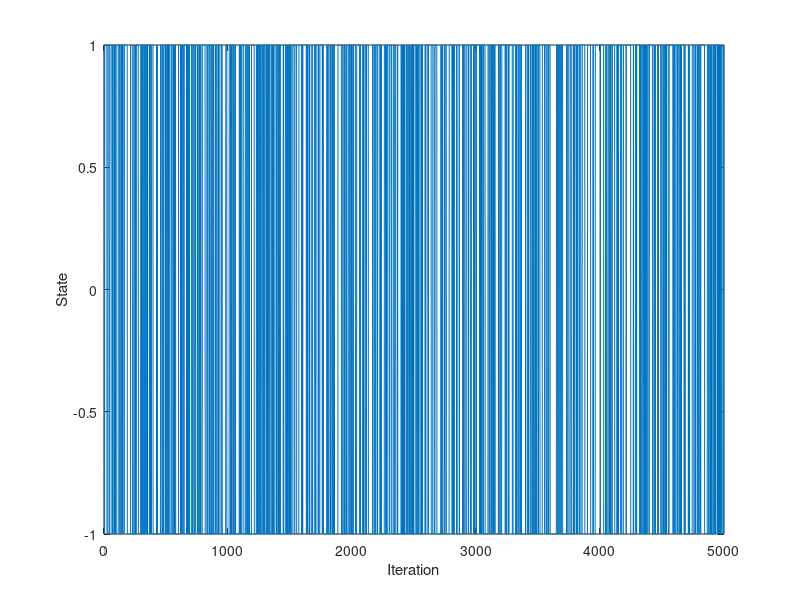

The MATLAB source for this figure: (Note: this script raises an error after producing the figure.)
%
% Time series analysis
% Computer exercise 3  
%
%
clear; 
close all;
% addpath('functions', '/data')     % Add this line to update the path
addpath('../functions', '../data')     % Add this line to update the path (Hanna)

%% Prep 1

% The Kalman filter

% Simulate N samples of a process to test our code
N = 1000;
A_sim = [1 -1.79 0.84];
e = 0.1*randn(N,1);
y = filter(A_sim, 1, e); % y is our simulated data (tested via pzmap that we got the poles in the right places)

% Define the state space equations
A = eye(2);
Re = [1e-6 0; 0 1e-6]; % State covariance matrix (We suspect zero values for parameters that don't change over time)
Rw = 0; % Observation variance, we think 0 for simulated data

% Set some initial values
xt_t1 = [0 0]'; % Initial state values: m0, expected value of x1 (WE CHANGED FROM xtt_1)
Rxx_1 = 10 * eye(2); % Initial state variance: Var X1, large V0 --> small trust in initial values

% Vectors to store values in
Xsave = zeros(2,N); % Stored states: For an AR(2) we have two hidden states, a1 and a2
ehat = zeros(1,N); % Prediction residual
yt1 = zeros(1,N); % One step prediction
yt2 = zeros(1,N); % Two step prediction

% The filter uses data up to time t-1 to predict value at t, then update
% using the prediction error. We start from t = 3, because we don't have
% the y values for t-3. We also stop at N - 2 as we don't have the true
% y-values for e.g. N + 1. 

for t=3:N-2
    Ct = [-y(t-1) -y(t-2)]; % C_{t | t-1}
    yhat(t) = Ct * xt_t1; % y_t{t | t-1}
    ehat(t) = y(t) - yhat(t); % e_t = y_t - y_{t | t-1}

    % Update
    Ryy = Ct * Rxx_1 * Ct' + Rw; % R^{yy}_{t | t-1}
    Kt = Rxx_1 * Ct' / Ryy; % K_t = Rxx{t| t-1} * Ct' * Ryy{t | t-1}
    xt_t = xt_t1 + Kt*ehat(t); %x_{t | t}
    Rxx = Rxx_1 - Kt * Ct * Rxx_1; % R^{xx}_{t | t}

    % Predict the next state
    xt_t1 = A * xt_t; % x_{t+1 | t}, don't forget to add B and U if needed
    Rxx_1 = A * Rxx * A' + Re; % R^{xx}_{t+1 | t}

    Xsave(:,t) = xt_t;

end

%% Prep 2
clc;
close all;

% Simulate u_t where u_t is a Markov chain

% Define transition probabilities
p11 = 7/8;
p22 = 7/8;
p12 = 1/8;
p21 = 1/8; 

% Set number of interations
n = 5000;

% Preallocate a vector to store the states of the chain
u = zeros(1,n);

%Initialize state of the chain
state = 1;

% Simulate the chain
for t = 1:n
    u(t) = state; 

    % Draw a random number 
    r = rand();

    % Given state 1, transition to state 1 with prob p11
    % Given state 1, transition to state 2 with prob p12
    if state == 1 && r < p11
        state = 1; 
    elseif state == 1 && r >= p11
        state = -1;

    % Given state 2, transition to state 1 with prob p21
    % Given state 2, transition to state 2 with prob p22
    elseif state == -1 && r < p21
        state = 1;
    elseif state == -1 && r >= p21
        state = -1;

    end
end

% Plot state of chain at each iteration
plot(u)
xlabel('Iteration')
ylabel('State')

%% 2.1.1 Recursive least squares

load tar2.dat %AR(2) with one time-dependent param and one constant

load thx.dat %The correct parameter trajectories

figure(1);
subplot(211);
plot(tar2)
subplot(212);
plot(thx);


%% 2.1.2 Recursive estimation of A(z)
clc; 
close all; 


X = recursiveAR(2); %Already implemented algorithm recursive AR
X.ForgettingFactor = 1; %Setting values for parts of the algo, lambda here
X.InitialA = [1 0 0]; %Initial values of A here

for kk=1:length(tar2)
    [Aest(kk,:), yhat(kk)] = step(X, tar2(kk));
end

%Testing different values for lamdba and plotting the result -- lambda 0.9
%seems to be the best, but very volatile estimate. 

%Question: Why do we get a lower value with lambda 1 than what we should
%expect? 
figure(1);
subplot(211);
plot(Aest(:,2:3))
subplot(212);
plot(thx);

%% 2.1.3 Finding optimal lambda via least squares
clc; 
close all;

n = 100;
lambda_line = linspace(0.85,1,n); %Creating a row vector of n different lambdas between 0.85 and 1
ls2 = zeros(n,1); %Initial ls estimator
yhat = zeros(n,1); %Storage for yhat

for i = 1:length(lambda_line) %Re-run the algorithm for all different lambda estimates
    reset(X);
    X.ForgettingFactor = lambda_line(i);
    X.InitialA = [1 0 0];
    for kk = 1:length(tar2)
        [~, yhat(kk)] = step(X,tar2(kk)); 
    end
    ls2(i) = sum((tar2-yhat).^2); %Saving the least square term for each lambda

end

plot(lambda_line,ls2) %The best lambda will have the lowest ls2 value
[minls2, minindex] = min(ls2);
minlambda = lambda_line(minindex)

%% 2.2 Kalman filtering of time series
clc; 
close all;

% The Kalman filter
N = length(tar2);
y = tar2;

% Define the state space equations
A = eye(2);
Re = [0.004 0; 0 0]; % State covariance matrix (zero values for parameters that don't change over time)
Rw = 1.25; % Observation variance, we think 0 for simulated data

% Set some initial values
xt_t1 = [0 0]'; % Initial state values: m0, expected value of x1 (WE CHANGED FROM xtt_1)
Rxx_1 = 10 * eye(2); % Initial state variance: Var X1, large V0 --> small trust in initial values

% Vectors to store values in
Xsave = zeros(2,N); % Stored states: For an AR(2) we have two hidden states, a1 and a2
ehat = zeros(1,N); % Prediction residual
yt1 = zeros(1,N); % One step prediction
yt2 = zeros(1,N); % Two step prediction

% The filter uses data up to time t-1 to predict value at t, then update
% using the prediction error. We start from t = 3, because we don't have
% the y values for t-3. We also stop at N - 2 as we don't have the true
% y-values for e.g. N + 1. 

for t=3:N %Note that we're not using N-2 here. Why? 
    Ct = [-y(t-1) -y(t-2)]; % C_{t | t-1}
    yhat(t) = Ct * xt_t1; % y_t{t | t-1}
    ehat(t) = y(t) - yhat(t); % e_t = y_t - y_{t | t-1}

    % Update
    Ryy = Ct * Rxx_1 * Ct' + Rw; % R^{yy}_{t | t-1}
    Kt = Rxx_1 * Ct' / Ryy; % K_t = Rxx{t| t-1} * Ct' * Ryy{t | t-1}
    xt_t = xt_t1 + Kt*ehat(t); %x_{t | t}
    Rxx = Rxx_1 - Kt * Ct * Rxx_1; % R^{xx}_{t | t}

    % Predict the next state
    xt_t1 = A * xt_t; % x_{t+1 | t}, don't forget to add B and U if needed
    Rxx_1 = A * Rxx * A' + Re; % R^{xx}_{t+1 | t}

    Xsave(:,t) = xt_t;

end

figure(1);
subplot(211);
plot(Xsave')
subplot(212);
plot(thx);

%% 2.3 Using Kalman filter for 2-step prediction
close all;

% Simulating data
rng(0);
N = 10000;
ee = 0.1*randn(N,1);
A0 = [1 -0.8 0.2];
y = filter(1, A0, ee);

% Define the state space equations.
A = eye(2);
Re = [1e-7 0; 0 1e-7];
Rw = 0.1; %We got a better predictions with Rw = 1 and 10. 

% Set some initial values
xt_t1 = [0 0]'; % Initial state values: m0, expected value of x1 (WE CHANGED FROM xtt_1)
Rxx_1 = 10 * eye(2); % Initial state variance: Var X1, large V0 --> small trust in initial values

% Vectors to store values in
Xsave = zeros(2,N); % Stored states: For an AR(2) we have two hidden states, a1 and a2
ehat = zeros(1,N); % Prediction residual
yt1 = zeros(1,N); % One step prediction
yt2 = zeros(1,N); % Two step prediction

% The filter uses data up to time t-1 to predict value at t, then update
% using the prediction error. We start from t = 3, because we don't have
% the y values for t-3. We also stop at N - 2 as we don't have the true
% y-values for e.g. N + 1. 

for t=3:N-2 %Why N-2 and not -1?
    Ct = [-y(t-1) -y(t-2)]; % C_{t | t-1}
    yhat(t) = Ct * xt_t1; % y_t{t | t-1}
    ehat(t) = y(t) - yhat(t); % e_t = y_t - y_{t | t-1}

    % Update
    Ryy = Ct * Rxx_1 * Ct' + Rw; % R^{yy}_{t | t-1}
    Kt = Rxx_1 * Ct' / Ryy; % K_t = Rxx{t| t-1} * Ct' * Ryy{t | t-1}
    xt_t = xt_t1 + Kt*ehat(t); %x_{t | t}
    Rxx = Rxx_1 - Kt * Ct * Rxx_1; % R^{xx}_{t | t}

    % Predict the next state
    xt_t1 = A * xt_t; % x_{t+1 | t}, don't forget to add B and U if needed
    Rxx_1 = A * Rxx * A' + Re; % R^{xx}_{t+1 | t}

    % Form 2-step prediction
    Ct1 = [-y(t) -y(t-1)]; % C_{t+1 | t}
    yt1(t+1) = Ct1 * xt_t; % y_{t+1 | t} = C_{t+1|t} x_{t|t}, %this holds as 
    % x_t is assumed to be constant over time, 
    % i.e. the parameters are not changing in this case

    Ct2 = [-yt1(t+1) -y(t)]; %C_{t+2 | t} %Why does this work - having yt1 here?
    yt2(t+2) = Ct2 * xt_t; % y_{t+2|t} = C_{t+2|t} x_{t|t}
    
    Xsave(:,t) = xt_t;

end

figure(1)
plot(y(end-100-2:end-2))
hold on
plot(yt1(end-100-1:end-1),'g')
plot(yt2(end-100:end),'r')
hold off
legend('y', 'k=1', 'k=2')

figure(2)
plot(Xsave')

%Compute sum of ehat for last 200 samples, why not all? 
sum(ehat(end-200:end))
ehat1 = y(2:end)' - yt1(1:end-1);
ehat2 = y(3:end)' - yt2(1:end-2);
ehat1_sumsq = sum(ehat1(end-200:end).^2)
ehat2_sumsq = sum(ehat2(end-200:end).^2)

%% 2.4 Quality control of a process
